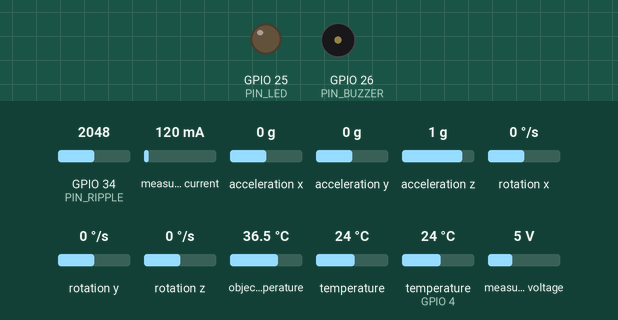
Bench run of a sketch on a simulated ESP32. Parts: output pins drawn as LEDs (lit = HIGH), buzzer (waves = sounding, pin HIGH). The inputs (shaded band) are chosen by the test bench; at power-on: GPIO 34 (PIN_RIPPLE) = 2048, measured current 120 mA, acceleration x 0 g, acceleration y 0 g, acceleration z 1 g, rotation x 0 °/s, rotation y 0 °/s, rotation z 0 °/s, object temperature 36.5 °C, temperature 24 °C, temperature (sensor on GPIO 4) 24 °C, measured voltage 5 V (analog values on the 0–4095 scale). WiFi joins after 1.5 s; servers stay silent unless stated; uploads are accepted with an empty reply; what the sketch prints to the serial monitor is not drawn.

Above: at 0.1 s.
At 14.0 s:
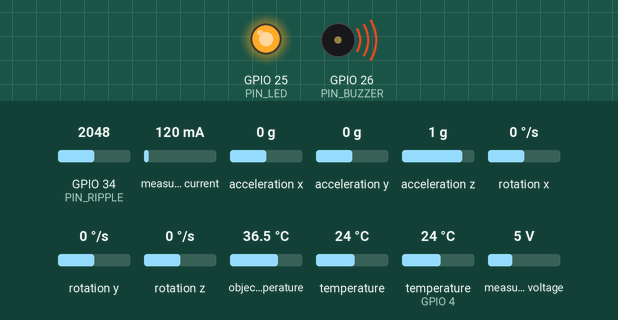
Timing chart, 0 to 15.5 s (numbered marks = the images above):
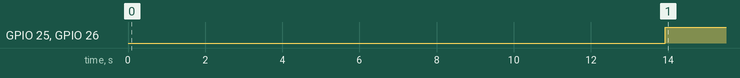

Measured:
- by itself, GPIO 25 (PIN_LED), GPIO 26 (PIN_BUZZER): LOW → HIGH at 13.9 s

The sketch:

sentinelnode.ino
```cpp
// SentinelNode ESP32 firmware (prototype, not yet bench-tested)
// Sensors: INA219 (I2C 0x40) rail V/I, MLX90614 (I2C 0x5A) hot-spot temp,
// DS18B20 (1-Wire GPIO4) ambient, MPU6050 (I2C 0x68) vibration, ripple on ADC1 GPIO34.
// Libraries: Adafruit_INA219, Adafruit_MLX90614, OneWire, DallasTemperature, Adafruit_MPU6050, ArduinoJson,
//            PubSubClient (only when USE_THINGSBOARD is 1)
// On-device ML: int8-weight autoencoder (ae_model.h, generated by `python -m sentinelnode.autoencoder`)
//               evaluated by ae_infer.h; status logic mirrors sentinelnode/edge_infer.py.
#include <WiFi.h>
#include <HTTPClient.h>
#include <Wire.h>
#include <Adafruit_INA219.h>
#include <Adafruit_MLX90614.h>
#include <OneWire.h>
#include <DallasTemperature.h>
#include <Adafruit_MPU6050.h>
#include <ArduinoJson.h>
#include "ae_model.h"
#include "ae_infer.h"

#define USE_THINGSBOARD 0          // 1 = also publish telemetry to a ThingsBoard MQTT broker
#if USE_THINGSBOARD
#include <PubSubClient.h>
const char* TB_HOST = "192.168.1.10";      // self-hosted ThingsBoard
const char* TB_TOKEN = "DEVICE_ACCESS_TOKEN"; // ThingsBoard device access token (MQTT username)
WiFiClient tbNet; PubSubClient tb(tbNet);
#endif

#define PIN_ONEWIRE 4
#define PIN_RIPPLE 34
#define PIN_LED 25
#define PIN_BUZZER 26
const char* WIFI_SSID = "YOUR_SSID";
const char* WIFI_PASS = "YOUR_PASS";
const char* SERVER = "http://192.168.1.10:8000/api/readings";
const char* NODE_ID = "node-01";

Adafruit_INA219 ina;
Adafruit_MLX90614 mlx;
OneWire ow(PIN_ONEWIRE);
DallasTemperature ds(&ow);
Adafruit_MPU6050 mpu;

// Threshold rules mirrored from sentinelnode/rules.py
const float TEMP_HOT_C = 85.0, DELTA_T_C = 30.0, VIB_RMS_G = 1.5, RIPPLE_MV = 250.0;

const int ALERT_HEALTH = 25;   // same as edge_infer.ALERT_HEALTH
const int DEBOUNCE_N = 3;      // consecutive windows before a status change is raised
int hist[DEBOUNCE_N] = {0}; int histN = 0, state = 0;
int debounce(int s) {          // weakest status of the last N windows (edge_infer.Debouncer)
  for (int k = DEBOUNCE_N - 1; k > 0; k--) hist[k] = hist[k - 1];
  hist[0] = s; if (histN < DEBOUNCE_N) histN++;
  if (histN == DEBOUNCE_N) { state = 2; for (int k = 0; k < DEBOUNCE_N; k++) state = min(state, hist[k]); }
  return state;
}

float rippleMv() {  // peak-to-peak over 200 samples of AC-coupled input
  int mn = 4095, mx = 0;
  for (int i = 0; i < 200; i++) { int v = analogRead(PIN_RIPPLE); mn = min(mn, v); mx = max(mx, v); delayMicroseconds(100); }
  return (mx - mn) * 3300.0 / 4095.0;
}

float vibrationRmsG() {
  double acc = 0; const int N = 100;
  for (int i = 0; i < N; i++) {
    sensors_event_t a, g, t; mpu.getEvent(&a, &g, &t);
    double m = sqrt(a.acceleration.x*a.acceleration.x + a.acceleration.y*a.acceleration.y + a.acceleration.z*a.acceleration.z) / 9.81 - 1.0;
    acc += m * m; delay(2);
  }
  return sqrt(acc / N);
}

void setup() {
  Serial.begin(115200);
  pinMode(PIN_LED, OUTPUT); pinMode(PIN_BUZZER, OUTPUT);
  Wire.begin(21, 22);
  ina.begin(); mlx.begin(); ds.begin(); mpu.begin();
  analogReadResolution(12);
  WiFi.begin(WIFI_SSID, WIFI_PASS);
#if USE_THINGSBOARD
  tb.setServer(TB_HOST, 1883);
#endif
}

void loop() {
  float v = ina.getBusVoltage_V(), i = ina.getCurrent_mA();
  float hot = mlx.readObjectTempC();
  ds.requestTemperatures(); float amb = ds.getTempCByIndex(0);
  float vib = vibrationRmsG(), rip = rippleMv();
  bool ruleHit = hot > TEMP_HOT_C || (hot - amb) > DELTA_T_C || vib > VIB_RMS_G || rip > RIPPLE_MV;

  // On-device autoencoder: same feature order as sentinelnode/__init__.py FEATURES
  float x[AE_N_IN] = {v, i, hot, amb, vib, rip};
  float err = ae_error(x);
  int health = ae_health(err);
  int raw = (ruleHit || health < ALERT_HEALTH) ? 2 : (err > AE_THRESHOLD ? 1 : 0);
  int status = debounce(raw);
  // Local alarm works with no Wi-Fi: LED steady on watch, LED + buzzer on alert
  digitalWrite(PIN_LED, status >= 1); digitalWrite(PIN_BUZZER, status == 2);

  StaticJsonDocument<256> doc;
  doc["node_id"] = NODE_ID; doc["voltage_v"] = v; doc["current_ma"] = i;
  doc["temp_hot_c"] = hot; doc["temp_amb_c"] = amb; doc["vibration_g"] = vib; doc["ripple_mv"] = rip;
  doc["health"] = health; doc["recon_error"] = err;
  doc["status"] = status == 2 ? "alert" : (status == 1 ? "watch" : "ok");
  String body; serializeJson(doc, body);
  Serial.println(body);
  if (WiFi.status() == WL_CONNECTED) {
    HTTPClient http; http.begin(SERVER); http.addHeader("Content-Type", "application/json");
    http.POST(body); http.end();
#if USE_THINGSBOARD
    if (!tb.connected()) tb.connect(NODE_ID, TB_TOKEN, NULL);
    if (tb.connected()) tb.publish("v1/devices/me/telemetry", body.c_str());
    tb.loop();
#endif
  }
  delay(5000);
}
```

ae_infer.h
```cpp
// Plain-C inference for the int8-weight autoencoder in ae_model.h.
// Mirrors sentinelnode/autoencoder.py (QuantAE._forward / error / health). No TFLite runtime needed.
#pragma once
#include <stdint.h>

// x: raw features in the order voltage_v, current_ma, temp_hot_c, temp_amb_c, vibration_g, ripple_mv
static float ae_error(const float x[AE_N_IN]) {
  float z[AE_N_IN], a[AE_MAX_W], b[AE_MAX_W];
  for (int i = 0; i < AE_N_IN; i++) { z[i] = (x[i] - AE_MEAN[i]) / AE_STD[i]; a[i] = z[i]; }
  for (int k = 0; k < AE_N_LAYERS; k++) {
    const int nin = AE_DIMS[k], nout = AE_DIMS[k + 1];
    for (int j = 0; j < nout; j++) {
      float acc = 0.0f;
      for (int i = 0; i < nin; i++) acc += a[i] * (float)AE_W[k][i * nout + j];
      acc = acc * AE_S[k] + AE_B[k][j];
      b[j] = (k < AE_N_LAYERS - 1 && acc < 0.0f) ? 0.0f : acc;   // ReLU on hidden layers
    }
    for (int j = 0; j < nout; j++) a[j] = b[j];
  }
  float e = 0.0f;
  for (int i = 0; i < AE_N_IN; i++) { float d = a[i] - z[i]; e += d * d; }
  return e / AE_N_IN;
}

// 0-100; 50 at the threshold, 0 at 3x the threshold or worse (same as QuantAE.health).
static int ae_health(float err) {
  float t = AE_THRESHOLD, h;
  h = (err <= t) ? 100.0f - 50.0f * err / t : 50.0f - 25.0f * (err - t) / t;
  if (h < 0) h = 0; if (h > 100) h = 100;
  return (int)(h + 0.5f);
}
```

ae_model.h
```cpp
// AUTO-GENERATED by sentinelnode/autoencoder.py -- do not edit by hand.
// Trained on SIMULATED healthy data; retrain on the real board's healthy baseline.
#pragma once
#include <stdint.h>
#define AE_N_LAYERS 4
#define AE_N_IN 6
#define AE_MAX_W 8
static const int AE_DIMS[5] = {6, 8, 3, 8, 6};
static const float AE_THRESHOLD = 1.0699975f;
static const float AE_MEAN[6] = {12.001376f, 798.08728f, 50.015236f, 31.986494f, 0.2028297f, 59.895676f};
static const float AE_STD[6] = {0.032053914f, 70.010712f, 3.3944714f, 1.0049065f, 0.049590006f, 7.0769129f};
static const float AE_S0 = 0.0068671f;
static const int8_t AE_W0[48] = {-71, 23, -34, 67, 0, -47, -16, 39, 96, -35, 63, -85, 4, 86, -36, -68, 3, 35, 42, -4, 29, 21, 40, -42, -127, -9, 8, 118, 29, -9, -26, -11, -25, -23, -81, 22, 54, 27, 26, 86, 63, -20, 45, -58, 10, 49, -9, -46};
static const float AE_B0[8] = {-0.57883596f, -0.27638257f, 0.54921323f, 0.52909768f, 1.5532472f, 0.88549662f, -0.69819605f, -0.58162969f};
static const float AE_S1 = 0.0090159243f;
static const int8_t AE_W1[24] = {-39, -74, 4, -28, -26, -33, 54, -16, -33, 44, 84, -1, 90, 38, 127, 34, 75, 39, 15, -44, -9, -43, 28, 38};
static const float AE_B1[3] = {0.12284836f, 0.62762195f, -0.012964744f};
static const float AE_S2 = 0.0091066193f;
static const int8_t AE_W2[24] = {98, 20, -26, 42, -40, -33, 77, -46, 59, -18, 42, -16, 10, 94, -92, 64, -34, 29, -37, 64, 127, 29, 46, -5};
static const float AE_B2[8] = {-0.21250951f, -0.331027f, 1.2692053f, -0.044817735f, 0.36576805f, 0.36364248f, -0.0063801361f, 0.91467774f};
static const float AE_S3 = 0.0093214056f;
static const int8_t AE_W3[48] = {0, 43, 44, 127, -57, 30, -1, 88, 30, -7, -3, -17, -25, -17, -61, -43, -84, -64, -62, 22, 38, 35, 41, 42, -24, 34, -27, -46, 88, 18, 70, -82, 14, -1, 68, -73, -9, 3, 13, -99, -63, 24, 23, -52, -98, -25, -30, 3};
static const float AE_B3[6] = {0.051993541f, 0.24773711f, 0.19211994f, -1.1361474f, -0.94051504f, 0.21333416f};
static const int8_t* const AE_W[AE_N_LAYERS] = {AE_W0, AE_W1, AE_W2, AE_W3};
static const float AE_S[AE_N_LAYERS] = {AE_S0, AE_S1, AE_S2, AE_S3};
static const float* const AE_B[AE_N_LAYERS] = {AE_B0, AE_B1, AE_B2, AE_B3};
```
